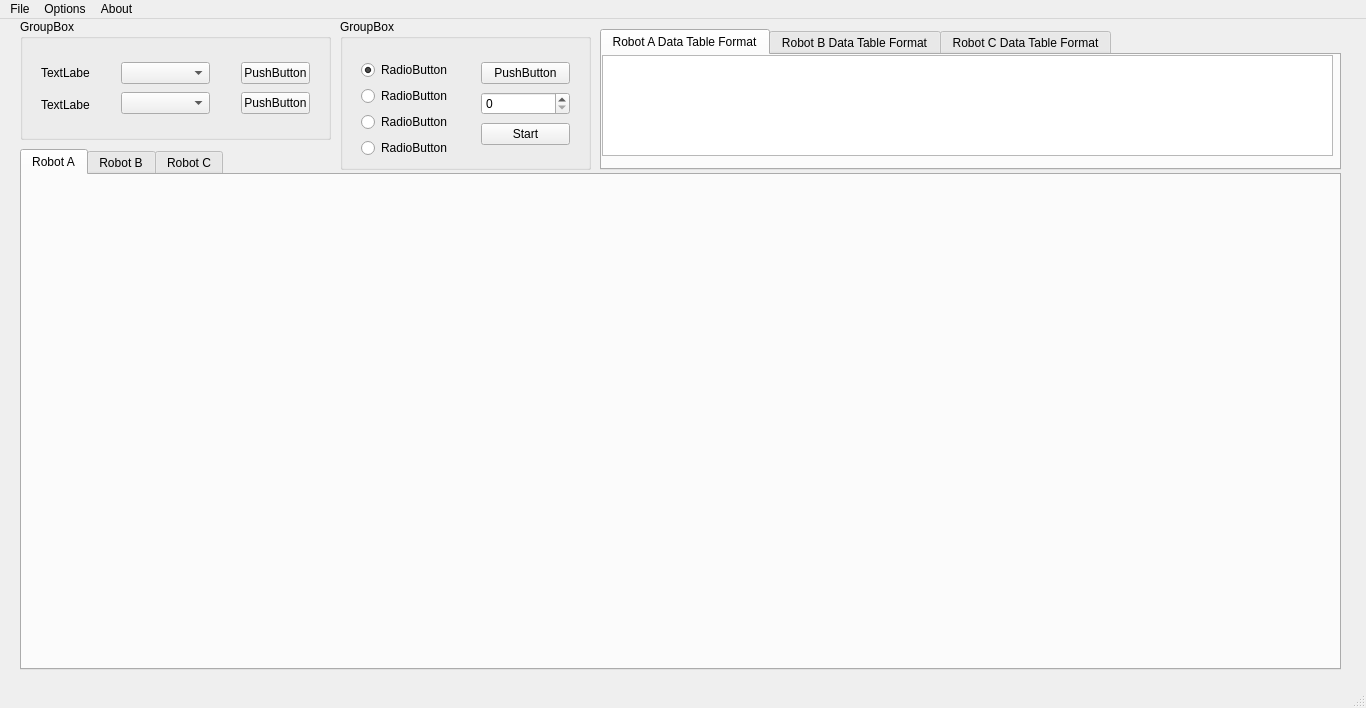
<?xml version="1.0" encoding="UTF-8"?>
<ui version="4.0">
 <class>MainWindow</class>
 <widget class="QMainWindow" name="MainWindow">
  <property name="geometry">
   <rect>
    <x>0</x>
    <y>0</y>
    <width>1366</width>
    <height>708</height>
   </rect>
  </property>
  <property name="minimumSize">
   <size>
    <width>1366</width>
    <height>708</height>
   </size>
  </property>
  <property name="maximumSize">
   <size>
    <width>1366</width>
    <height>708</height>
   </size>
  </property>
  <property name="windowTitle">
   <string>MainWindow</string>
  </property>
  <widget class="QWidget" name="centralWidget">
   <widget class="QGroupBox" name="groupBox">
    <property name="geometry">
     <rect>
      <x>20</x>
      <y>0</y>
      <width>311</width>
      <height>121</height>
     </rect>
    </property>
    <property name="title">
     <string>GroupBox</string>
    </property>
    <widget class="QWidget" name="horizontalLayoutWidget">
     <property name="geometry">
      <rect>
       <x>10</x>
       <y>30</y>
       <width>71</width>
       <height>80</height>
      </rect>
     </property>
     <layout class="QHBoxLayout" name="horizontalLayout">
      <item>
       <layout class="QVBoxLayout" name="verticalLayout_3">
        <item>
         <widget class="QLabel" name="lab0">
          <property name="text">
           <string>TextLabel</string>
          </property>
         </widget>
        </item>
        <item>
         <widget class="QLabel" name="lab1">
          <property name="text">
           <string>TextLabel</string>
          </property>
         </widget>
        </item>
       </layout>
      </item>
     </layout>
    </widget>
    <widget class="QWidget" name="verticalLayoutWidget_4">
     <property name="geometry">
      <rect>
       <x>90</x>
       <y>30</y>
       <width>111</width>
       <height>80</height>
      </rect>
     </property>
     <layout class="QVBoxLayout" name="verticalLayout_4">
      <item>
       <widget class="QComboBox" name="cb0"/>
      </item>
      <item>
       <widget class="QComboBox" name="cb1"/>
      </item>
     </layout>
    </widget>
    <widget class="QWidget" name="verticalLayoutWidget_5">
     <property name="geometry">
      <rect>
       <x>210</x>
       <y>30</y>
       <width>91</width>
       <height>80</height>
      </rect>
     </property>
     <layout class="QVBoxLayout" name="verticalLayout_5">
      <item>
       <widget class="QPushButton" name="pb0">
        <property name="text">
         <string>PushButton</string>
        </property>
       </widget>
      </item>
      <item>
       <widget class="QPushButton" name="pb1">
        <property name="text">
         <string>PushButton</string>
        </property>
       </widget>
      </item>
     </layout>
    </widget>
   </widget>
   <widget class="QTabWidget" name="tabWidget">
    <property name="geometry">
     <rect>
      <x>20</x>
      <y>130</y>
      <width>1321</width>
      <height>521</height>
     </rect>
    </property>
    <property name="autoFillBackground">
     <bool>false</bool>
    </property>
    <property name="currentIndex">
     <number>0</number>
    </property>
    <widget class="QWidget" name="tab">
     <attribute name="title">
      <string>Robot A</string>
     </attribute>
     <widget class="QCustomPlot" name="plot0" native="true">
      <property name="geometry">
       <rect>
        <x>10</x>
        <y>260</y>
        <width>761</width>
        <height>211</height>
       </rect>
      </property>
     </widget>
     <widget class="QCustomPlot" name="plot0L" native="true">
      <property name="geometry">
       <rect>
        <x>10</x>
        <y>10</y>
        <width>491</width>
        <height>241</height>
       </rect>
      </property>
     </widget>
     <widget class="QCustomPlot" name="plot0R" native="true">
      <property name="geometry">
       <rect>
        <x>510</x>
        <y>10</y>
        <width>261</width>
        <height>241</height>
       </rect>
      </property>
     </widget>
     <widget class="QCustomPlot" name="plot0V" native="true">
      <property name="geometry">
       <rect>
        <x>780</x>
        <y>10</y>
        <width>531</width>
        <height>461</height>
       </rect>
      </property>
     </widget>
    </widget>
    <widget class="QWidget" name="tab_2">
     <attribute name="title">
      <string>Robot B</string>
     </attribute>
     <widget class="QCustomPlot" name="plot1" native="true">
      <property name="geometry">
       <rect>
        <x>10</x>
        <y>260</y>
        <width>761</width>
        <height>211</height>
       </rect>
      </property>
     </widget>
     <widget class="QCustomPlot" name="plot1L" native="true">
      <property name="geometry">
       <rect>
        <x>10</x>
        <y>10</y>
        <width>491</width>
        <height>241</height>
       </rect>
      </property>
     </widget>
     <widget class="QCustomPlot" name="plot1R" native="true">
      <property name="geometry">
       <rect>
        <x>510</x>
        <y>10</y>
        <width>261</width>
        <height>241</height>
       </rect>
      </property>
     </widget>
     <widget class="QCustomPlot" name="plot1V" native="true">
      <property name="geometry">
       <rect>
        <x>780</x>
        <y>10</y>
        <width>531</width>
        <height>461</height>
       </rect>
      </property>
     </widget>
    </widget>
    <widget class="QWidget" name="tab_3">
     <attribute name="title">
      <string>Robot C</string>
     </attribute>
     <widget class="QCustomPlot" name="plot2" native="true">
      <property name="geometry">
       <rect>
        <x>10</x>
        <y>260</y>
        <width>761</width>
        <height>211</height>
       </rect>
      </property>
     </widget>
     <widget class="QCustomPlot" name="plot2R" native="true">
      <property name="geometry">
       <rect>
        <x>510</x>
        <y>10</y>
        <width>261</width>
        <height>241</height>
       </rect>
      </property>
     </widget>
     <widget class="QCustomPlot" name="plot2L" native="true">
      <property name="geometry">
       <rect>
        <x>10</x>
        <y>10</y>
        <width>491</width>
        <height>241</height>
       </rect>
      </property>
     </widget>
     <widget class="QCustomPlot" name="plot2V" native="true">
      <property name="geometry">
       <rect>
        <x>780</x>
        <y>10</y>
        <width>531</width>
        <height>461</height>
       </rect>
      </property>
     </widget>
    </widget>
   </widget>
   <widget class="QGroupBox" name="groupBox_2">
    <property name="geometry">
     <rect>
      <x>340</x>
      <y>0</y>
      <width>251</width>
      <height>151</height>
     </rect>
    </property>
    <property name="title">
     <string>GroupBox</string>
    </property>
    <widget class="QWidget" name="verticalLayoutWidget">
     <property name="geometry">
      <rect>
       <x>10</x>
       <y>30</y>
       <width>111</width>
       <height>124</height>
      </rect>
     </property>
     <layout class="QVBoxLayout" name="verticalLayout">
      <item>
       <widget class="QRadioButton" name="radioButton">
        <property name="text">
         <string>RadioButton</string>
        </property>
        <property name="checked">
         <bool>true</bool>
        </property>
       </widget>
      </item>
      <item>
       <widget class="QRadioButton" name="radioButton_2">
        <property name="text">
         <string>RadioButton</string>
        </property>
       </widget>
      </item>
      <item>
       <widget class="QRadioButton" name="radioButton_3">
        <property name="text">
         <string>RadioButton</string>
        </property>
       </widget>
      </item>
      <item>
       <widget class="QRadioButton" name="radioButton_4">
        <property name="text">
         <string>RadioButton</string>
        </property>
       </widget>
      </item>
     </layout>
    </widget>
    <widget class="QWidget" name="verticalLayoutWidget_2">
     <property name="geometry">
      <rect>
       <x>130</x>
       <y>30</y>
       <width>111</width>
       <height>111</height>
      </rect>
     </property>
     <layout class="QVBoxLayout" name="verticalLayout_2">
      <item>
       <widget class="QPushButton" name="pb4">
        <property name="text">
         <string>PushButton</string>
        </property>
       </widget>
      </item>
      <item>
       <widget class="QSpinBox" name="spinBox"/>
      </item>
      <item>
       <widget class="QPushButton" name="pushButton">
        <property name="text">
         <string>Start</string>
        </property>
       </widget>
      </item>
     </layout>
    </widget>
   </widget>
   <widget class="QTabWidget" name="tabWidget_2">
    <property name="geometry">
     <rect>
      <x>600</x>
      <y>10</y>
      <width>741</width>
      <height>141</height>
     </rect>
    </property>
    <property name="currentIndex">
     <number>0</number>
    </property>
    <widget class="QWidget" name="tab_4">
     <attribute name="title">
      <string>Robot A Data Table Format</string>
     </attribute>
     <widget class="QTableWidget" name="tableWidget">
      <property name="geometry">
       <rect>
        <x>0</x>
        <y>0</y>
        <width>731</width>
        <height>101</height>
       </rect>
      </property>
     </widget>
    </widget>
    <widget class="QWidget" name="tab_5">
     <attribute name="title">
      <string>Robot B Data Table Format</string>
     </attribute>
     <widget class="QTableWidget" name="tableWidget_2">
      <property name="geometry">
       <rect>
        <x>0</x>
        <y>0</y>
        <width>731</width>
        <height>101</height>
       </rect>
      </property>
     </widget>
    </widget>
    <widget class="QWidget" name="tab_6">
     <attribute name="title">
      <string>Robot C Data Table Format</string>
     </attribute>
     <widget class="QTableWidget" name="tableWidget_3">
      <property name="geometry">
       <rect>
        <x>0</x>
        <y>0</y>
        <width>731</width>
        <height>101</height>
       </rect>
      </property>
     </widget>
    </widget>
   </widget>
  </widget>
  <widget class="QMenuBar" name="menuBar">
   <property name="geometry">
    <rect>
     <x>0</x>
     <y>0</y>
     <width>1366</width>
     <height>25</height>
    </rect>
   </property>
   <widget class="QMenu" name="menuSwarm_GUI">
    <property name="title">
     <string>File</string>
    </property>
    <addaction name="actionsave_to_csv_file"/>
    <addaction name="actionexit"/>
   </widget>
   <widget class="QMenu" name="menuAbout">
    <property name="title">
     <string>About</string>
    </property>
    <addaction name="actionAbout_us"/>
   </widget>
   <widget class="QMenu" name="menuOptions">
    <property name="title">
     <string>Options</string>
    </property>
    <addaction name="actionShow_graph_2"/>
    <addaction name="separator"/>
    <addaction name="actionInitial_position"/>
   </widget>
   <addaction name="menuSwarm_GUI"/>
   <addaction name="menuOptions"/>
   <addaction name="menuAbout"/>
  </widget>
  <widget class="QStatusBar" name="statusBar"/>
  <action name="actionsave_to_csv_file">
   <property name="text">
    <string>Save to csv file</string>
   </property>
  </action>
  <action name="actionexit">
   <property name="text">
    <string>Exit</string>
   </property>
  </action>
  <action name="actionAbout_us">
   <property name="text">
    <string>About us</string>
   </property>
  </action>
  <action name="actionInitial_position">
   <property name="text">
    <string>Initial position setting</string>
   </property>
  </action>
  <action name="actionShow_graph_2">
   <property name="checkable">
    <bool>true</bool>
   </property>
   <property name="checked">
    <bool>true</bool>
   </property>
   <property name="text">
    <string>Show all graph</string>
   </property>
  </action>
  <action name="actionShow_gas_concentration_graph">
   <property name="checkable">
    <bool>true</bool>
   </property>
   <property name="text">
    <string>Show gas concentration graph</string>
   </property>
  </action>
  <action name="actionShow_PWM_graph">
   <property name="checkable">
    <bool>true</bool>
   </property>
   <property name="text">
    <string>Show PWM graph</string>
   </property>
  </action>
  <action name="actionShow_LiDAR_view_graph">
   <property name="checkable">
    <bool>true</bool>
   </property>
   <property name="text">
    <string>Show LiDAR view graph</string>
   </property>
  </action>
  <action name="actionShow_robot_trajectory_graph">
   <property name="checkable">
    <bool>true</bool>
   </property>
   <property name="text">
    <string>Show robot trajectory graph</string>
   </property>
  </action>
 </widget>
 <layoutdefault spacing="6" margin="11"/>
 <customwidgets>
  <customwidget>
   <class>QCustomPlot</class>
   <extends>QWidget</extends>
   <header>qcustomplot.h</header>
   <container>1</container>
  </customwidget>
 </customwidgets>
 <resources/>
 <connections/>
</ui>
